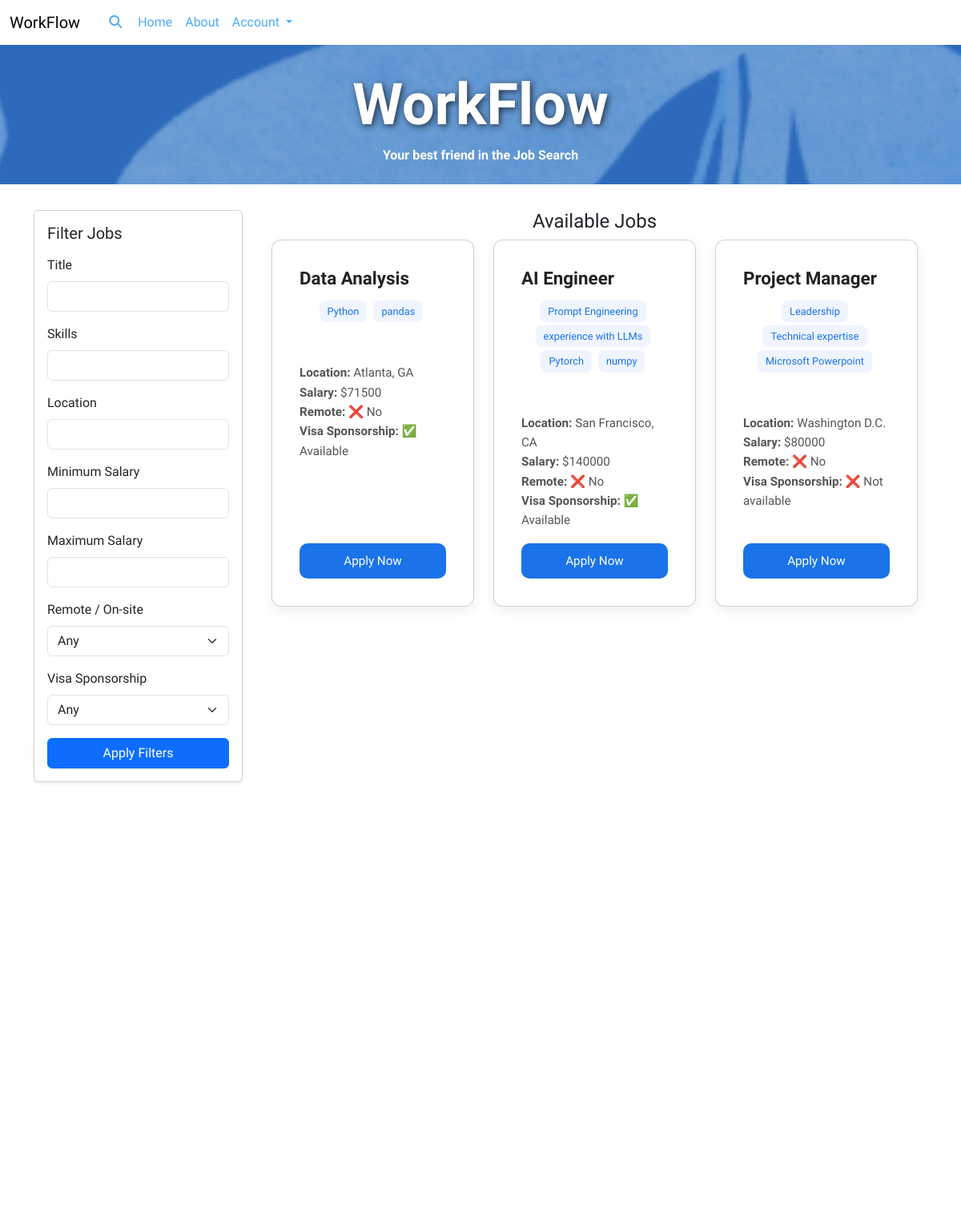
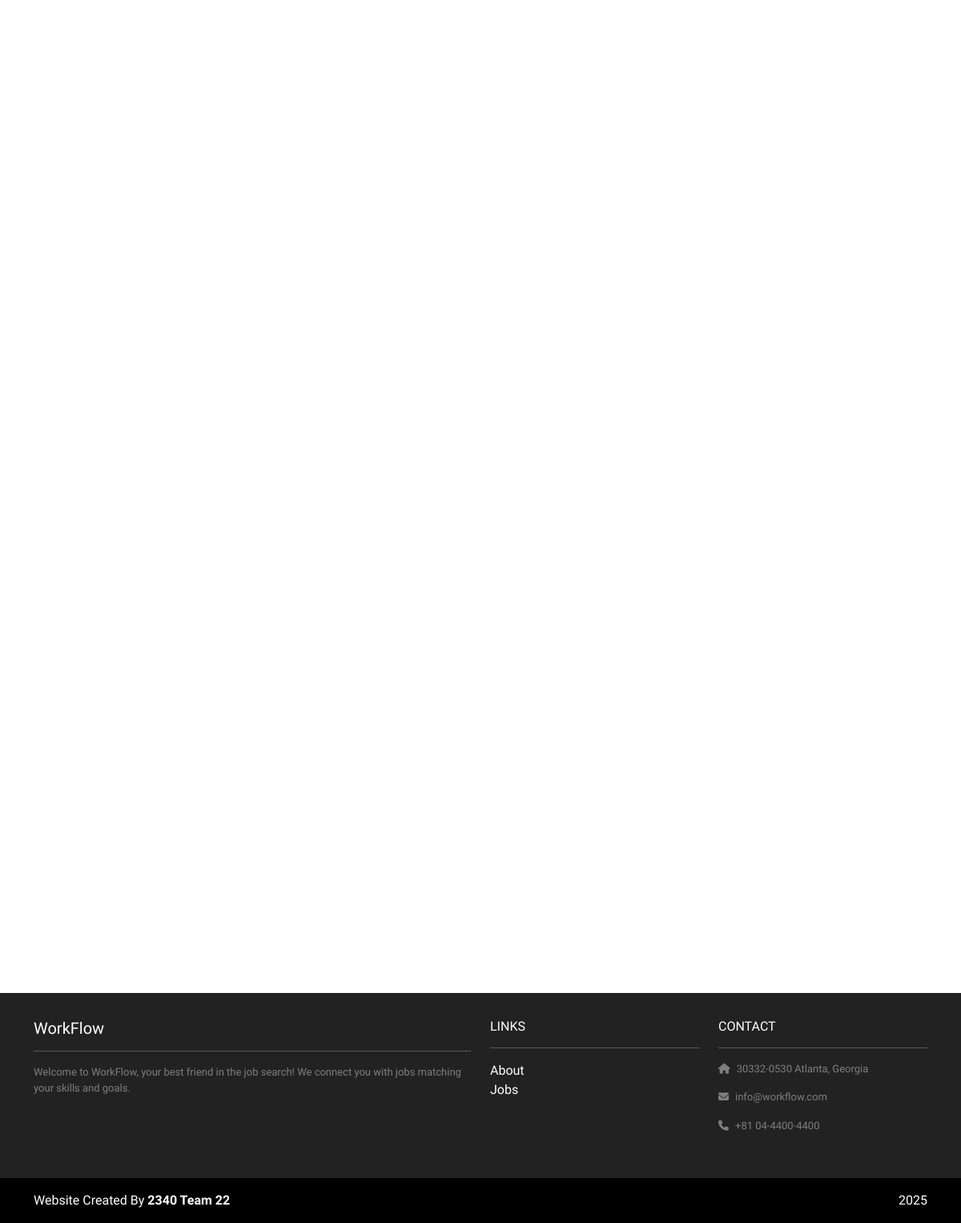
Screenshot of /jobs/ with the database file from the repository (2 pictures, top to bottom).
### jobs/models.py (models this page shows, shortened)
class Job(models.Model):
    title = models.CharField(max_length=200)
    skills = models.TextField()
    location = models.CharField(max_length=300)
    salary = models.IntegerField()
    is_remote = models.BooleanField(default=False)
    visa_sponsorship = models.BooleanField(default=False)
    created_date = models.DateTimeField(default=timezone.now)
    recruiter = models.ForeignKey(
        settings.AUTH_USER_MODEL, on_delete=models.CASCADE, related_name="jobs"
    )
    @property
    def skills_list(self):
        return [s.strip() for s in self.skills.split(",") if s.strip()]

### jobs/views.py (the view)
# urls.py: path("", views.available_jobs, name="jobs.index"),
def available_jobs(request):
    template_data = {}
    template_data["title"] = "Available Jobs"
    template_data["jobs"] = Job.objects.all()
    return render(request, "jobs/index.html", {"template_data": template_data})

### jobs/templates/jobs/index.html
{% extends 'base.html' %}
{% block content %}
<header class="masthead bg-index text-center py-4">
  <div class="container d-flex align-items-center flex-column pt-2">
    <h2>WorkFlow</h2>
    <p>Your best friend in the Job Search</p>
  </div>
</header>
<div class="p-3">
  <div class="container">
    <div class="row mt-3">
      {% include 'jobs/filter.html' %}
      <div class="col mx-auto text-center mb-3">
        <h4>Available Jobs</h4>
        {% load humanize %}
        <div class="container">
          <div class="row g-4">
            {% for job in template_data.jobs %}
              {% include 'home/job.html' with job=job %}
            {% empty %}
              <p class="text-muted">No jobs found.</p>
            {% endfor %}
          </div>
        </div>
      </div>
    </div>
  </div>
</div>
{% endblock content %}

### home/templates/home/job.html (shortened to what this page needs)
<div class="col-12 col-md-6 col-lg-4 mb-4">
  <div class="card job-card">
    <div class="card-body d-flex flex-column">
      <h4 class="job-title">{{ job.title }}</h4>
      {% if job.skills_list %}
      <div class="job-skills mb-3">
        {% for skill in job.skills_list %}
          <span class="skill-tag">{{ skill }}</span>
        {% endfor %}
      </div>
      {% endif %}
      <hr class="job-divider">
      <ul class="list-unstyled job-details mb-3">
        <li><strong>Location:</strong> {{ job.location }}</li>
        <li><strong>Salary:</strong> ${{ job.salary }}</li>
        <li><strong>Remote:</strong> {% if job.is_remote %} ✅ Yes {% else %} ❌ No {% endif %}</li>
        <li><strong>Visa Sponsorship:</strong> {% if job.visa_sponsorship %} ✅ Available {% else %} ❌ Not available {% endif %}</li>
      </ul>
      {% if user.is_recruiter %}
        <a href="{% url 'edit_job' job.id %}" class="btn btn-job mt-auto">Edit Job</a>
      {% elif user.is_authenticated and user.is_seeker %}
        <a href="{% url 'apply_to_job' job.id %}" class="btn btn-job mt-auto">Apply Now</a>
      {% else %}
        <a href="{% url 'accounts.login' %}?next={% url 'apply_to_job' job.id %}" class="btn btn-job mt-auto">Apply Now</a>
      {% endif %}
    </div>
  </div>
</div>

### jobproject/static/style.css (style rules this page uses)
.bg-index { background: url("/static/img/homeBackground.png") no-repeat center center fixed; background-size: cover; }
.masthead h2 { color: #fff !important; font-size: 4.5rem; font-weight: 800; text-shadow: 2px 2px 8px rgba(0,0,0,0.7); }
.masthead p { color: #fff !important; font-weight: 600; margin-bottom: 0; }

### jobproject/templates/base.html (style rules this page uses)
html, body { height: 100%; margin: 0; }
body { display: flex; flex-direction: column; min-height: 100vh; font-family: 'Raleway', sans-serif; }

### home/templates/home/job.html (style rules this page uses)
.job-card { border-radius: 12px; padding: 18px; background-color: #ffffff; box-shadow: 0 5px 15px rgba(0,0,0,0.07); transition: transform 0.2s, box-shadow 0.2s, opacity 0.3s; opacity: 0; transform: translateY(20px); display: flex; flex-direction: column; height: 100%; }
.job-card.in-view { opacity: 1; transform: translateY(0); transition: transform 0.3s ease-out, opacity 0.3s ease-out; }
.job-title { font-size: 1.4rem; font-weight: 600; color: #222; margin-bottom: 12px; text-align: left; }
.job-skills { margin-bottom: 15px; }
.skill-tag { display: inline-block; background: #f0f4ff; color: #1a73e8; font-weight: 500; font-size: 0.8rem; padding: 4px 10px; border-radius: 8px; margin: 2px 4px 2px 0; }
.job-divider { border-top: 1px solid #eee; margin: 16px 0; }
.job-details { font-size: 0.95rem; line-height: 1.6; color: #555; text-align: left; flex-grow: 1; }
.btn-job { background-color: #1a73e8; color: white; border-radius: 10px; font-weight: 500; padding: 10px; font-size: 0.95rem; text-align: center; transition: background-color 0.2s, transform 0.2s; display: block; width: 100%; }

### rows the page displays
Job: title "Data Analysis", skills_list "Python" "pandas", location "Atlanta, GA", salary "71500", is_remote "❌ No", visa_sponsorship "✅ Available", shows "Apply Now"
Job: title "AI Engineer", skills_list "Prompt Engineering" "experience with LLMs" "Pytorch" "numpy", location "San Francisco, CA", salary "140000", is_remote "❌ No", visa_sponsorship "✅ Available", shows "Apply Now"
Job: title "Project Manager", skills_list "Leadership" "Technical expertise" "Microsoft Powerpoint", location "Washington D.C.", salary "80000", is_remote "❌ No", visa_sponsorship "❌ Not available", shows "Apply Now"
